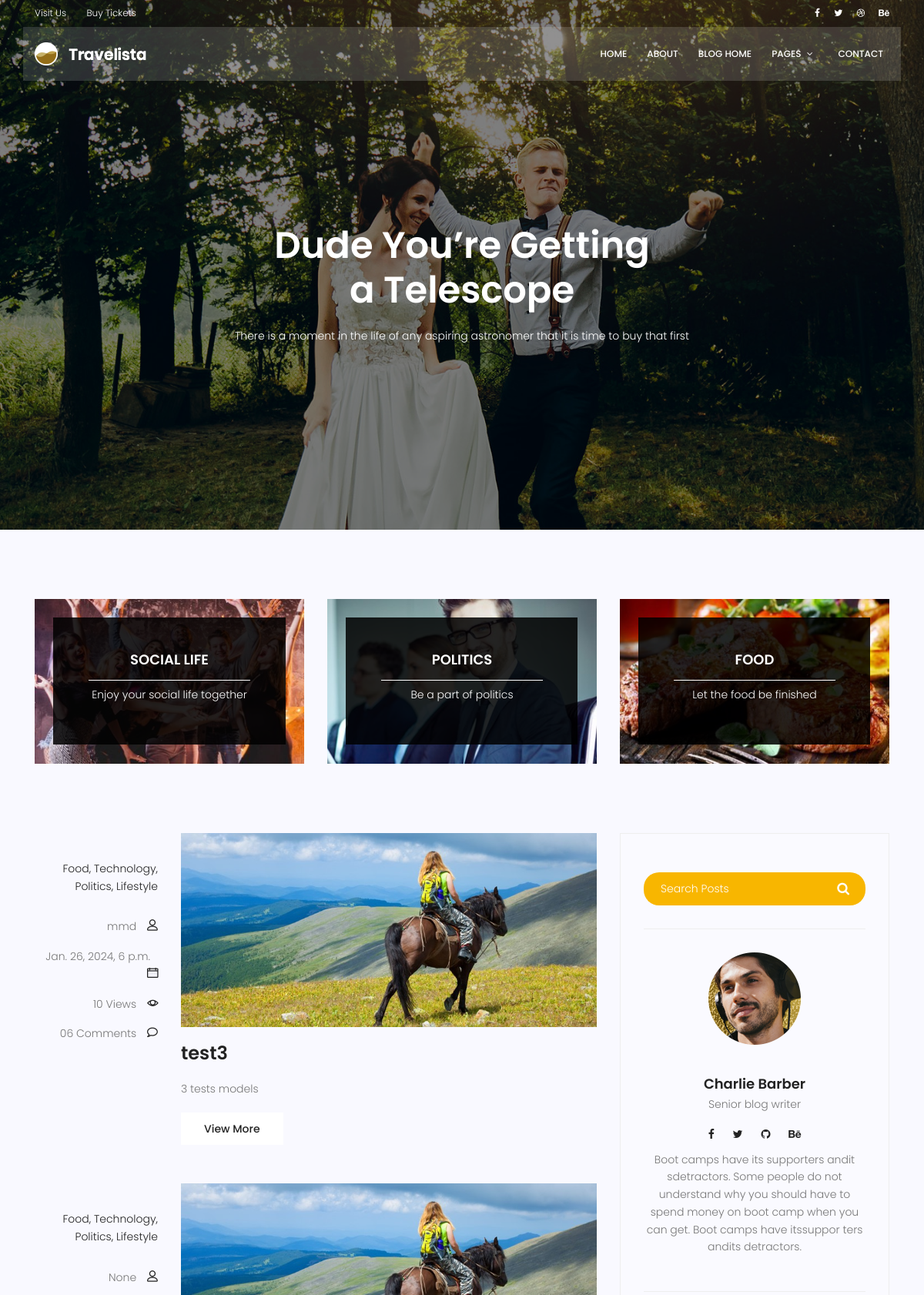
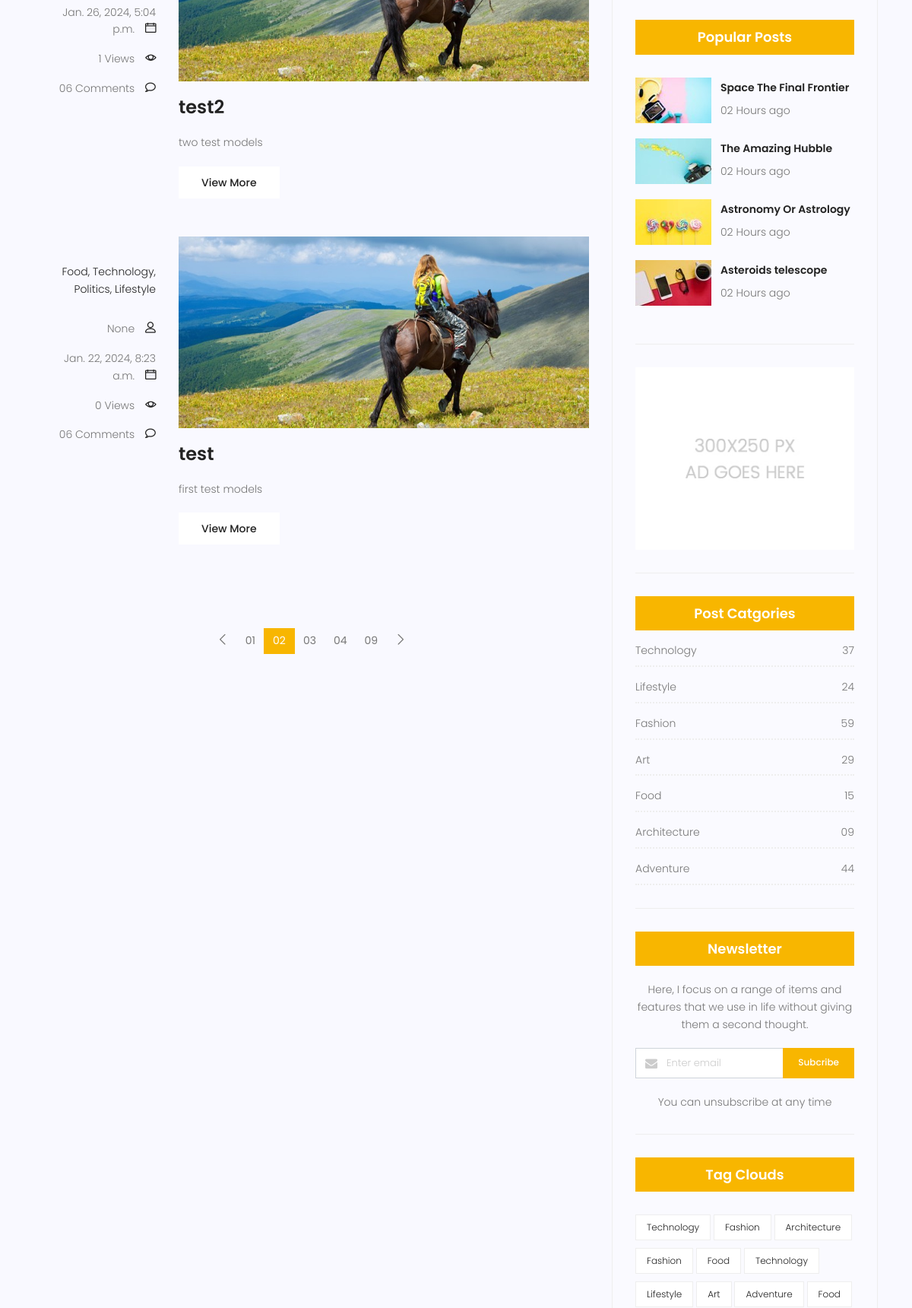
The app's page /blogs/ (upper part) with its own data (2 pictures, top to bottom).
### blogs/models.py (models this page shows, shortened)
class Post (models.Model):
    author = models.ForeignKey(User ,on_delete=models.CASCADE, null=True)
    title =  models.CharField(max_length=100)
    content = models.TextField()
    counted_views = models.IntegerField()
    published_date = models.DateTimeField()
    status = models.BooleanField()
    created_date = models.DateTimeField(auto_now_add = True)
    update_date = models.DateTimeField(auto_now = True)
    class Meta:
        ordering = ['-created_date']

### blogs/views.py (the view)
# urls.py: path('', views.blogs_view, name='index'),
def blogs_view(request):
    posts = Post.objects.filter(status = 1)
    context = {'posts': posts}
    return render(request, 'blogs/blog-home.html', context)

### templates/blogs/blog-home.html (shortened to what this page needs)
{% extends 'base.html' %}
{% load static %}
{% block content %}
<section class="banner-area relative blog-home-banner" id="home">
	<div class="overlay overlay-bg"></div>
	<div class="container">
		<div class="row d-flex align-items-center justify-content-center">
			<div class="about-content blog-header-content col-lg-12">
				<h1 class="text-white">
					Dude You’re Getting
					a Telescope
				</h1>
				<p class="text-white">
					There is a moment in the life of any aspiring astronomer that it is time to buy that first
				</p>
			</div>
		</div>
	</div>
</section>
<section class="top-category-widget-area pt-90 pb-90 ">
	<div class="container">
		<div class="row">
			<div class="col-lg-4">
				<div class="single-cat-widget">
					<div class="content relative">
						<div class="overlay overlay-bg"></div>
						<a href="#" target="_blank">
							<div class="thumb">
								<img class="content-image img-fluid d-block mx-auto" src="{% static 'img/blog/cat-widget1.jpg' %}"
									alt="">
							</div>
							<div class="content-details">
								<h4 class="content-title mx-auto text-uppercase">Social life</h4>
								<span></span>
								<p>Enjoy your social life together</p>
							</div>
						</a>
					</div>
				</div>
			</div>
			<div class="col-lg-4">
				<div class="single-cat-widget">
					<div class="content relative">
						<div class="overlay overlay-bg"></div>
						<a href="#" target="_blank">
							<div class="thumb">
								<img class="content-image img-fluid d-block mx-auto" src="{% static 'img/blog/cat-widget2.jpg' %}"
									alt="">
							</div>
							<div class="content-details">
								<h4 class="content-title mx-auto text-uppercase">Politics</h4>
								<span></span>
								<p>Be a part of politics</p>
							</div>
						</a>
					</div>
				</div>
			</div>
			<div class="col-lg-4">
				<div class="single-cat-widget">
					<div class="content relative">
						<div class="overlay overlay-bg"></div>
						<a href="#" target="_blank">
							<div class="thumb">
								<img class="content-image img-fluid d-block mx-auto" src="{% static 'img/blog/cat-widget3.jpg' %}"
									alt="">
							</div>
							<div class="content-details">
								<h4 class="content-title mx-auto text-uppercase">Food</h4>
								<span></span>
								<p>Let the food be finished</p>
							</div>
						</a>
					</div>
				</div>
			</div>
		</div>
	</div>
</section>
<section class="post-content-area">
	<div class="container">
		<div class="row">
			<div class="col-lg-8 posts-list">
				{% for post in posts %}
				<div class="single-post row">
					<div class="col-lg-3  col-md-3 meta-details">
						<ul class="tags">
							<li><a href="#">Food,</a></li>
							<li><a href="#">Technology,</a></li>
							<li><a href="#">Politics,</a></li>
							<li><a href="#">Lifestyle</a></li>
						</ul>
						<div class="user-details row">
							<p class="user-name col-lg-12 col-md-12 col-6"><a href="#">{{post.author}}</a> <span
									class="lnr lnr-user"></span></p>
							<p class="date col-lg-12 col-md-12 col-6"><a href="#">{{post.published_date}}</a> <span
									class="lnr lnr-calendar-full"></span></p>
							<p class="view col-lg-12 col-md-12 col-6"><a href="#">{{post.counted_views}} Views</a> <span
									class="lnr lnr-eye"></span></p>
							<p class="comments col-lg-12 col-md-12 col-6"><a href="#">06 Comments</a> <span
									class="lnr lnr-bubble"></span></p>
						</div>
					</div>
					<div class="col-lg-9 col-md-9 ">
						<div class="feature-img">
							<img class="img-fluid" src="{% static 'img/blog/feature-img1.jpg' %}" alt="">
						</div>
						<a class="posts-title" href="{% url 'blogs:single' pid=post.id %}">
							<h3>{{post.title}}</h3>
						</a>
						<p class="excert">
							{{post.content}}
						</p>
						<a href="blog-single.html" class="primary-btn">View More</a>
					</div>
				</div>
				{% endfor %}
				<nav class="blog-pagination justify-content-center d-flex">
					<ul class="pagination">
						<li class="page-item">
							<a href="#" class="page-link" aria-label="Previous">
								<span aria-hidden="true">
									<span class="lnr lnr-chevron-left"></span>
								</span>
							</a>
						</li>
						<li class="page-item"><a href="#" class="page-link">01</a></li>
						<li class="page-item active"><a href="#" class="page-link">02</a></li>
						<li class="page-item"><a href="#" class="page-link">03</a></li>
						<li class="page-item"><a href="#" class="page-link">04</a></li>
						<li class="page-item"><a href="#" class="page-link">09</a></li>
						<li class="page-item">
							<a href="#" class="page-link" aria-label="Next">
								<span aria-hidden="true">
									<span class="lnr lnr-chevron-right"></span>
								</span>
							</a>
						</li>
					</ul>
				</nav>
			</div>
			<div class="col-lg-4 sidebar-widgets">
				<div class="widget-wrap">
					<div class="single-sidebar-widget search-widget">
						<form class="search-form" action="#">
							<input placeholder="Search Posts" name="search" type="text" onfocus="this.placeholder = ''"
								onblur="this.placeholder = 'Search Posts'">
							<button type="submit"><i class="fa fa-search"></i></button>
						</form>
					</div>
					<div class="single-sidebar-widget user-info-widget">
						<img src="{% static 'img/blog/user-info.png' %}" alt="">
						<a href="#">
							<h4>Charlie Barber</h4>
						</a>
						<p>
							Senior blog writer
						</p>
						<ul class="social-links">
							<li><a href="#"><i class="fa fa-facebook"></i></a></li>
							<li><a href="#"><i class="fa fa-twitter"></i></a></li>
							<li><a href="#"><i class="fa fa-github"></i></a></li>
							<li><a href="#"><i class="fa fa-behance"></i></a></li>
						</ul>
						<p>
							Boot camps have its supporters andit sdetractors. Some people do not understand why you
							should have to spend money on boot camp when you can get. Boot camps have itssuppor ters
							andits detractors.
						</p>
					</div>
					<div class="single-sidebar-widget popular-post-widget">
						<h4 class="popular-title">Popular Posts</h4>
						<div class="popular-post-list">
							<div class="single-post-list d-flex flex-row align-items-center">
								<div class="thumb">
									<img class="img-fluid" src="{% static 'img/blog/pp1.jpg' %}" alt="">
								</div>
								<div class="details">
									<a href="blog-single.html">
										<h6>Space The Final Frontier</h6>
									</a>
									<p>02 Hours ago</p>
								</div>
							</div>
							<div class="single-post-list d-flex flex-row align-items-center">
								<div class="thumb">
									<img class="img-fluid" src="{% static 'img/blog/pp2.jpg' %}" alt="">
								</div>
								<div class="details">
									<a href="blog-single.html">
										<h6>The Amazing Hubble</h6>
									</a>
									<p>02 Hours ago</p>
								</div>
							</div>
							<div class="single-post-list d-flex flex-row align-items-center">
								<div class="thumb">
									<img class="img-fluid" src="{% static 'img/blog/pp3.jpg' %}" alt="">
								</div>
								<div class="details">
									<a href="blog-single.html">
										<h6>Astronomy Or Astrology</h6>
									</a>
									<p>02 Hours ago</p>
								</div>
							</div>
							<div class="single-post-list d-flex flex-row align-items-center">
								<div class="thumb">
									<img class="img-fluid" src="{% static 'img/blog/pp4.jpg' %}" alt="">
								</div>
								<div class="details">
									<a href="blog-single.html">
										<h6>Asteroids telescope</h6>
									</a>
									<p>02 Hours ago</p>
								</div>
							</div>
						</div>
					</div>
					<div class="single-sidebar-widget ads-widget">
						<a href="#"><img class="img-fluid" src="{% static 'img/blog/ads-banner.jpg' %}" alt=""></a>
					</div>
					<div class="single-sidebar-widget post-category-widget">
						<h4 class="category-title">Post Catgories</h4>
						<ul class="cat-list">
							<li>
								<a href="#" class="d-flex justify-content-between">
									<p>Technology</p>
									<p>37</p>
								</a>
							</li>
							<li>
								<a href="#" class="d-flex justify-content-between">
									<p>Lifestyle</p>
									<p>24</p>
								</a>
							</li>
							<li>
								<a href="#" class="d-flex justify-content-between">
									<p>Fashion</p>
									<p>59</p>
								</a>
							</li>
							<li>
								<a href="#" class="d-flex justify-content-between">
									<p>Art</p>
									<p>29</p>
								</a>
							</li>
							<li>
								<a href="#" class="d-flex justify-content-between">
									<p>Food</p>
									<p>15</p>
								</a>
							</li>
							<li>
								<a href="#" class="d-flex justify-content-between">
									<p>Architecture</p>
									<p>09</p>
								</a>
							</li>
							<li>
								<a href="#" class="d-flex justify-content-between">
									<p>Adventure</p>
									<p>44</p>
								</a>
							</li>
						</ul>
					</div>
					<div class="single-sidebar-widget newsletter-widget">
						<h4 class="newsletter-title">Newsletter</h4>
						<p>
							Here, I focus on a range of items and features that we use in life without
							giving them a second thought.
						</p>
						<div class="form-group d-flex flex-row">
							<div class="col-autos">
								<div class="input-group">
									<div class="input-group-prepend">
										<div class="input-group-text"><i class="fa fa-envelope" aria-hidden="true"></i>
										</div>
									</div>
									<input type="text" class="form-control" id="inlineFormInputGroup"
										placeholder="Enter email" onfocus="this.placeholder = ''"
										onblur="this.placeholder = 'Enter email'">
								</div>
							</div>
							<a href="#" class="bbtns">Subcribe</a>
						</div>
						<p class="text-bottom">
							You can unsubscribe at any time
						</p>
					</div>
					<div class="single-sidebar-widget tag-cloud-widget">
						<h4 class="tagcloud-title">Tag Clouds</h4>
						<ul>
							<li><a href="#">Technology</a></li>
							<li><a href="#">Fashion</a></li>
							<li><a href="#">Architecture</a></li>
							<li><a href="#">Fashion</a></li>
							<li><a href="#">Food</a></li>
							<li><a href="#">Technology</a></li>
							<li><a href="#">Lifestyle</a></li>
							<li><a href="#">Art</a></li>
							<li><a href="#">Adventure</a></li>
							<li><a href="#">Food</a></li>
						</ul>
					</div>
				</div>
			</div>
		</div>
	</div>
</section>
{% endblock %}

### templates/base.html (shortened to what this page needs)
{% load static %}
<!DOCTYPE html>
<html lang="zxx" class="no-js">
<head>
    <link rel="stylesheet" href="{% static 'css/linearicons.css' %}">
    <link rel="stylesheet" href="{% static 'css/font-awesome.min.css' %}">
    <link rel="stylesheet" href="{% static 'css/bootstrap.css' %}">
    <link rel="stylesheet" href="{% static 'css/magnific-popup.css' %}">
    <link rel="stylesheet" href="{% static 'css/jquery-ui.css' %}">
    <link rel="stylesheet" href="{% static 'css/nice-select.css' %}">
    <link rel="stylesheet" href="{% static 'css/animate.min.css' %}">
    <link rel="stylesheet" href="{% static 'css/owl.carousel.css' %}">
    <link rel="stylesheet" href="{% static 'css/main.css' %}">
</head>
<body>
    <header id="header">
        <div class="header-top">
            <div class="container">
                <div class="row align-items-center">
                    <div class="col-lg-6 col-sm-6 col-6 header-top-left">
                        <ul>
                            <li><a href="#">Visit Us</a></li>
                            <li><a href="#">Buy Tickets</a></li>
                        </ul>
                    </div>
                    <div class="col-lg-6 col-sm-6 col-6 header-top-right">
                        <div class="header-social">
                            <a href="#"><i class="fa fa-facebook"></i></a>
                            <a href="#"><i class="fa fa-twitter"></i></a>
                            <a href="#"><i class="fa fa-dribbble"></i></a>
                            <a href="#"><i class="fa fa-behance"></i></a>
                        </div>
                    </div>
                </div>
            </div>
        </div>
        <div class="container main-menu">
            <div class="row align-items-center justify-content-between d-flex">
                <div id="logo">
                    <a href="index.html"><img src="{% static 'img/logo.png'%}" alt="" title="" /></a>
                </div>
                <nav id="nav-menu-container">
                    <ul class="nav-menu">
                        <li><a href="{%url 'website:index' %}">Home</a></li>
                        <li><a href="{% url 'website:about' %}">About</a></li>
                        <li><a href="{% url 'blogs:index' %}">Blog Home</a></li>
                        <li class="menu-has-children"><a href="">Pages</a>
                        </li>
                        <li><a href="{% url 'website:contact' %}">Contact</a></li>
                    </ul>
                </nav>
            </div>
        </div>
    </header>
    {% block content %}
    {% endblock %}
</body>
</html>

### records on screen
Post: author "mmd", published_date "Jan. 26, 2024, 6 p.m.", counted_views "10", title "test3", content "3 tests models"
Post: author "None", published_date "Jan. 26, 2024, 5:04 p.m.", counted_views "1", title "test2", content "two test models"
Post: author "None", published_date "Jan. 22, 2024, 8:23 a.m.", counted_views "0", title "test", content "first test models"
